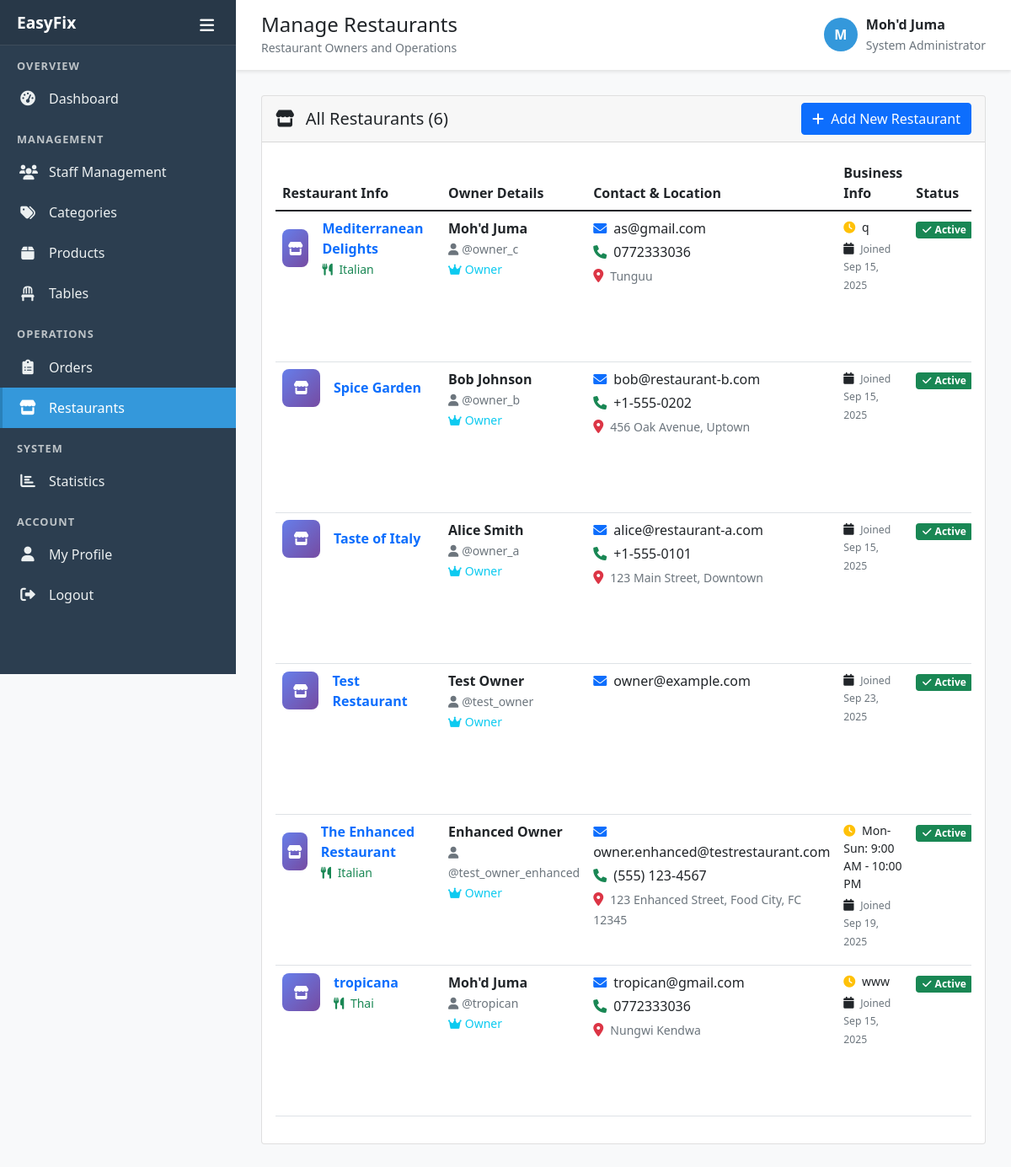
The page /system-admin/restaurants/ (signed in) on the database its author committed.
### accounts/models.py (models this page shows, shortened)
class User(AbstractUser):
    role = models.ForeignKey(Role, on_delete=models.CASCADE, null=True, blank=True)
    owner = models.ForeignKey('self', on_delete=models.CASCADE, null=True, blank=True,
                             related_name='owned_users', limit_choices_to={'role__name': 'owner'})
    restaurant_name = models.CharField(max_length=200, blank=True,
                                     help_text="Name of the restaurant (for owners only)")
    restaurant_description = models.TextField(blank=True,
                                            help_text="Description of the restaurant (for owners only)")
    restaurant_qr_code = models.CharField(max_length=50, unique=True, blank=True, null=True,
                                        help_text="Unique QR code for restaurant access")
    phone_number = models.CharField(max_length=15, blank=True)
    address = models.TextField(blank=True)
    is_active_staff = models.BooleanField(default=True)
    created_at = models.DateTimeField(auto_now_add=True)
    updated_at = models.DateTimeField(auto_now=True)
    def is_administrator(self):
        return self.role and self.role.name == 'administrator'

### system_admin/views.py (the view)
# urls.py: path('restaurants/', views.manage_all_restaurants, name='manage_restaurants'),
@login_required
def manage_all_restaurants(request):
    if not request.user.is_administrator():
        messages.error(request, 'Access denied. Administrator privileges required.')
        return redirect('accounts:login')
    restaurants = User.objects.filter(role__name='owner').order_by('restaurant_name', 'username')
    total_restaurants = restaurants.count()
    context = {
        'restaurants': restaurants,
        'total_restaurants': total_restaurants,
    }
    return render(request, 'system_admin/manage_restaurants.html', context)

### templates/system_admin/manage_restaurants.html (shortened to what this page needs)
{% extends 'system_admin/base.html' %}
{% block page_title %}Manage Restaurants{% endblock %}
{% block page_subtitle %}Restaurant Owners and Operations{% endblock %}
{% block content %}
<div class="row mb-4">
    <div class="col-lg-12">
        <div class="card">
            <div class="card-header d-flex justify-content-between align-items-center">
                <h5 class="mb-0">
                    <i class="fas fa-store me-2"></i>
                    All Restaurants ({{ total_restaurants }})
                </h5>
                <button class="btn btn-primary" data-bs-toggle="modal" data-bs-target="#createRestaurantModal">
                    <i class="fas fa-plus me-1"></i> Add New Restaurant
                </button>
            </div>
            <div class="card-body">
                {% if restaurants %}
                    <div class="table-responsive">
                        <table class="table table-hover">
                            <thead>
                                <tr>
                                    <th>Restaurant Info</th>
                                    <th>Owner Details</th>
                                    <th>Contact & Location</th>
                                    <th>Business Info</th>
                                    <th>Status</th>
                                </tr>
                            </thead>
                            <tbody>
                                {% for restaurant in restaurants %}
                                <tr>
                                    <td>
                                        <div class="d-flex align-items-center">
                                            <div class="restaurant-avatar me-3" style="background: linear-gradient(135deg, #667eea 0%, #764ba2 100%); width: 45px; height: 45px; border-radius: 8px; display: flex; align-items: center; justify-content: center;">
                                                <i class="fas fa-store text-white"></i>
                                            </div>
                                            <div>
                                                {% if restaurant.restaurant_name %}
                                                    <strong class="text-primary">{{ restaurant.restaurant_name }}</strong>
                                                    {% if restaurant.restaurant_description %}
                                                        {% with cuisine=restaurant.restaurant_description|cut:"Cuisine Type: "|cut:"Opening Hours:"|cut:"Seating Capacity:" %}
                                                            {% if "Cuisine Type:" in restaurant.restaurant_description %}
                                                                <br><small class="text-success"><i class="fas fa-utensils me-1"></i>
                                                                {% for line in restaurant.restaurant_description.splitlines %}
                                                                    {% if "Cuisine Type:" in line %}
                                                                        {{ line|cut:"Cuisine Type: " }}
                                                                    {% endif %}
                                                                {% endfor %}</small>
                                                            {% endif %}
                                                        {% endwith %}
                                                    {% endif %}
                                                {% else %}
                                                    <span class="text-muted">{{ restaurant.first_name }} {{ restaurant.last_name }}</span>
                                                    <br><small class="text-warning"><i class="fas fa-exclamation-triangle me-1"></i>No restaurant name</small>
                                                {% endif %}
                                            </div>
                                        </div>
                                    </td>
                                    <td>
                                        <div>
                                            <strong>{{ restaurant.get_full_name|default:restaurant.username }}</strong>
                                            <br><small class="text-muted"><i class="fas fa-user me-1"></i>@{{ restaurant.username }}</small>
                                            <br><small class="text-info"><i class="fas fa-crown me-1"></i>Owner</small>
                                        </div>
                                    </td>
                                    <td>
                                        {% if restaurant.email %}
                                            <div class="mb-1"><i class="fas fa-envelope text-primary me-1"></i> {{ restaurant.email }}</div>
                                        {% endif %}
                                        {% if restaurant.phone_number %}
                                            <div class="mb-1"><i class="fas fa-phone text-success me-1"></i> {{ restaurant.phone_number }}</div>
                                        {% endif %}
                                        {% if restaurant.address %}
                                            <div><i class="fas fa-map-marker-alt text-danger me-1"></i>
                                            <small class="text-muted">{{ restaurant.address|truncatechars:50 }}</small></div>
                                        {% endif %}
                                    </td>
                                    <td>
                                        <div class="small">
                                            {% if restaurant.restaurant_description %}
                                                {% for line in restaurant.restaurant_description.splitlines %}
                                                    {% if "Opening Hours:" in line %}
                                                        <div class="mb-1"><i class="fas fa-clock text-warning me-1"></i> {{ line|cut:"Opening Hours: " }}</div>
                                                    {% endif %}
                                                {% endfor %}
                                            {% endif %}
                                            <div><i class="fas fa-calendar me-1"></i> <small class="text-muted">Joined {{ restaurant.date_joined|date:"M d, Y" }}</small></div>
                                        </div>
                                    </td>
                                    <td>
                                        {% if restaurant.is_active %}
                                            <span class="badge bg-success"><i class="fas fa-check me-1"></i>Active</span>
                                        {% else %}
                                            <span class="badge bg-danger"><i class="fas fa-times me-1"></i>Inactive</span>
                                        {% endif %}
                                    </td>
                                </tr>
                                {% endfor %}
                            </tbody>
                        </table>
                    </div>
                {% endif %}
            </div>
        </div>
    </div>
</div>
{% endblock %}

### templates/system_admin/base.html (shortened to what this page needs)
<!DOCTYPE html>
<html lang="en">
<head>
    <link href="https://cdn.jsdelivr.net/npm/bootstrap@5.1.3/dist/css/bootstrap.min.css" rel="stylesheet">
    <link href="https://cdnjs.cloudflare.com/ajax/libs/font-awesome/6.0.0/css/all.min.css" rel="stylesheet">
</head>
<body>
    <div class="sidebar" id="sidebar">
        <div class="sidebar-header">
            <button class="toggle-btn" onclick="toggleSidebar()">
                <i class="fas fa-bars"></i>
            </button>
            <h4>EasyFix</h4>
        </div>
        <ul class="sidebar-menu">
            <li class="menu-section">Overview</li>
            <li>
                <a href="{% url 'system_admin:dashboard' %}" class="{% if request.resolver_match.url_name == 'dashboard' %}active{% endif %}">
                    <i class="fas fa-tachometer-alt"></i>
                    <span>Dashboard</span>
                </a>
            </li>
            <li class="menu-section">Management</li>
            <li>
                <a href="{% url 'system_admin:manage_users' %}" class="{% if request.resolver_match.url_name == 'manage_users' %}active{% endif %}">
                    <i class="fas fa-users"></i>
                    <span>Staff Management</span>
                </a>
            </li>
            <li>
                <a href="{% url 'system_admin:manage_categories' %}" class="{% if request.resolver_match.url_name == 'manage_categories' %}active{% endif %}">
                    <i class="fas fa-tags"></i>
                    <span>Categories</span>
                </a>
            </li>
            <li>
                <a href="{% url 'system_admin:manage_products' %}" class="{% if request.resolver_match.url_name == 'manage_products' %}active{% endif %}">
                    <i class="fas fa-box"></i>
                    <span>Products</span>
                </a>
            </li>
            <li>
                <a href="{% url 'system_admin:manage_tables' %}" class="{% if request.resolver_match.url_name == 'manage_tables' %}active{% endif %}">
                    <i class="fas fa-chair"></i>
                    <span>Tables</span>
                </a>
            </li>
            <li class="menu-section">Operations</li>
            <li>
                <a href="{% url 'system_admin:manage_orders' %}" class="{% if request.resolver_match.url_name == 'manage_orders' %}active{% endif %}">
                    <i class="fas fa-clipboard-list"></i>
                    <span>Orders</span>
                </a>
            </li>
            <li>
                <a href="{% url 'system_admin:manage_restaurants' %}" class="{% if request.resolver_match.url_name == 'manage_restaurants' %}active{% endif %}">
                    <i class="fas fa-store"></i>
                    <span>Restaurants</span>
                </a>
            </li>
            <li class="menu-section">System</li>
            <li>
                <a href="{% url 'system_admin:statistics' %}" class="{% if request.resolver_match.url_name == 'statistics' %}active{% endif %}">
                    <i class="fas fa-chart-bar"></i>
                    <span>Statistics</span>
                </a>
            </li>
            <li class="menu-section">Account</li>
            <li>
                <a href="#" onclick="showMessage('Profile management coming soon')">
                    <i class="fas fa-user"></i>
                    <span>My Profile</span>
                </a>
            </li>
            <li>
                <a href="{% url 'accounts:logout' %}" onclick="return confirm('Are you sure you want to logout?')">
                    <i class="fas fa-sign-out-alt"></i>
                    <span>Logout</span>
                </a>
            </li>
        </ul>
    </div>
    <div class="main-content" id="mainContent">
        <div class="top-header d-flex justify-content-between align-items-center">
            <div>
                <h4 class="mb-0">{% block page_title %}Dashboard{% endblock %}</h4>
                <small class="text-muted">{% block page_subtitle %}System Administration{% endblock %}</small>
            </div>
            <div class="user-info">
                <div class="user-avatar">
                    {{ user.first_name|first|default:user.username|first|upper }}
                </div>
                <div>
                    <div class="fw-bold">{{ user.get_full_name|default:user.username }}</div>
                    <small class="text-muted">System Administrator</small>
                </div>
            </div>
        </div>
        <div class="content-wrapper">
            {% block content %}
            {% endblock %}
        </div>
    </div>
</body>
</html>

### templates/system_admin/base.html (style rules this page uses)
:root { --sidebar-width: 280px; --sidebar-bg: #2c3e50; --sidebar-active: #3498db; --sidebar-hover: #34495e; --header-height: 60px; }
body { font-family: 'Segoe UI', Tahoma, Geneva, Verdana, sans-serif; background-color: #f8f9fa; }
.sidebar { position: fixed; top: 0; left: 0; height: 100vh; width: var(--sidebar-width); background: var(--sidebar-bg); z-index: 1000; transition: all 0.3s; overflow-y: auto; }
.sidebar-header { padding: 15px 20px; background: rgba(0,0,0,0.1); border-bottom: 1px solid rgba(255,255,255,0.1); }
.sidebar-header h4 { color: white; margin: 0; font-size: 1.2rem; font-weight: 600; }
.sidebar-header .toggle-btn { color: white; background: none; border: none; font-size: 1.2rem; float: right; cursor: pointer; }
.sidebar-menu { padding: 0; margin: 0; list-style: none; }
.menu-section { padding: 15px 0 5px 20px; color: #bdc3c7; font-size: 0.8rem; font-weight: 600; text-transform: uppercase; letter-spacing: 1px; }
.sidebar-menu li a { display: flex; align-items: center; padding: 12px 20px; color: #ecf0f1; text-decoration: none; transition: all 0.3s; border-left: 3px solid transparent; }
.sidebar-menu li a.active { background: var(--sidebar-active); color: white; border-left-color: #2980b9; }
.sidebar-menu li a i { width: 20px; text-align: center; margin-right: 15px; font-size: 1.1rem; }
.main-content { margin-left: var(--sidebar-width); transition: all 0.3s; min-height: 100vh; }
.top-header { background: white; padding: 15px 30px; box-shadow: 0 2px 4px rgba(0,0,0,0.1); margin-bottom: 30px; }
.top-header .user-info { display: flex; align-items: center; margin-left: auto; }
.top-header .user-avatar { width: 40px; height: 40px; border-radius: 50%; background: var(--sidebar-active); display: flex; align-items: center; justify-content: center; color: white; font-weight: bold; margin-right: 10px; }
.content-wrapper { padding: 0 30px 30px 30px; }

### rows shown on the page
User: first_name|first "M", get_full_name "Moh'd Juma"
User: restaurant_name "Mediterranean Delights", splitlines "Italian", get_full_name "Moh'd Juma", username "owner_c", email "as@gmail.com", phone_number "0772333036", address "Tunguu", splitlines "q", date_joined "Sep 15, 2025", is_active True (drawn)
User: restaurant_name "Spice Garden", get_full_name "Bob Johnson", username "owner_b", email "bob@restaurant-b.com", phone_number "+1-555-0202", address "456 Oak Avenue, Uptown", date_joined "Sep 15, 2025", is_active True (drawn)
User: restaurant_name "Taste of Italy", get_full_name "Alice Smith", username "owner_a", email "alice@restaurant-a.com", phone_number "+1-555-0101", address "123 Main Street, Downtown", date_joined "Sep 15, 2025", is_active True (drawn)
User: restaurant_name "Test Restaurant", get_full_name "Test Owner", username "test_owner", email "owner@example.com", date_joined "Sep 23, 2025", is_active True (drawn)
User: restaurant_name "The Enhanced Restaurant", splitlines "Italian", get_full_name "Enhanced Owner", username "test_owner_enhanced", email "owner.enhanced@testrestaurant.com", phone_number "(555) 123-4567", address "123 Enhanced Street, Food City, FC 12345", splitlines "Mon-Sun: 9:00 AM - 10:00 PM", date_joined "Sep 19, 2025", is_active True (drawn)
User: restaurant_name "tropicana", splitlines "Thai", get_full_name "Moh'd Juma", username "tropican", email "tropican@gmail.com", phone_number "0772333036", address "Nungwi Kendwa", splitlines "www", date_joined "Sep 15, 2025", is_active True (drawn)

### other values the page prints
{{ total_restaurants }} "6"
